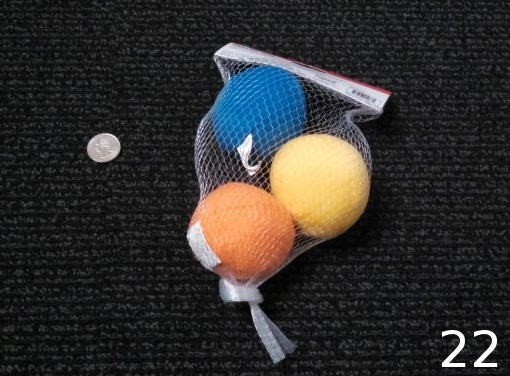
//> input picture blob_detector/old junk files/blob_detector_ ShervinEmamiHSV/balls.jpg, 510 x 376 px
$ ./blobDetectorEmami   (built with g++ and OpenCV 4)
//> lines starting //> are read from the running program, lines starting //| are printed output that depends on the picture
////////////////////////////////////////////////////////////////////////
// blobDetector.cpp
// Author Ian Hamilton
// imhamilton@users.noreply.github.com
//  2015 Feb 15th
//
// This file detects and identifies objects
// This will be incorporated into Team Robomakery's Slim robot for the
// Amazon Picking Challenge
//
///////////////////////////////////////////////////////////////////////

#include <cv.h>
#include <opencv/highgui.h>
#include <iostream>
#include <string>
//#include "color_conversion.h"

using namespace cv;

IplImage* convertImageRGBtoHSV(const IplImage *imageRGB);

int main( int argc, char** argv )
{
  IplImage *imRGB;
  imRGB=cvLoadImage("./balls.jpg");
//> imRGB is the input picture: 376 rows x 510 cols, CV_8UC3; mean B, G, R 46, 47.8, 50
  if(imRGB == NULL)
	return 0;

  IplImage *imHSV;
  imHSV = convertImageRGBtoHSV(imRGB);	// Allocates a new HSV image.

  //cvShowImage("RGB", imRGB);
  cvShowImage("HSV Emami", imHSV);
  cvWaitKey();
  cvReleaseImage(&imHSV);		// Frees the new HSV image.
  cvReleaseImage(&imRGB);		// Frees the original RGB image.

 waitKey(0);

 return 0;
}


//convertImageRGBtoHSV function created by Shervin Emami
//http://www.shervinemami.info/colorConversion.html
IplImage* convertImageRGBtoHSV(const IplImage *imageRGB)
{
	float fR, fG, fB;
	float fH, fS, fV;
	const float FLOAT_TO_BYTE = 255.0f;
	const float BYTE_TO_FLOAT = 1.0f / FLOAT_TO_BYTE;

	// Create a blank HSV image
	IplImage *imageHSV = cvCreateImage(cvGetSize(imageRGB), 8, 3);
	if (!imageHSV || imageRGB->depth != 8 || imageRGB->nChannels != 3) {
		printf("ERROR in convertImageRGBtoHSV()! Bad input image.\n");
		exit(1);
	}

	int h = imageRGB->height;		// Pixel height.
//> h = 376
	int w = imageRGB->width;		// Pixel width.
//> w = 510
	int rowSizeRGB = imageRGB->widthStep;	// Size of row in bytes, including extra padding.
//> rowSizeRGB = 1530
	char *imRGB = imageRGB->imageData;	// Pointer to the start of the image pixels.
	int rowSizeHSV = imageHSV->widthStep;	// Size of row in bytes, including extra padding.
//> rowSizeHSV = 1532
	char *imHSV = imageHSV->imageData;	// Pointer to the start of the image pixels.
//> imHSV = ""
	for (int y=0; y<h; y++) {
		for (int x=0; x<w; x++) {
			// Get the RGB pixel components. NOTE that OpenCV stores RGB pixels in B,G,R order.
			uchar *pRGB = (uchar*)(imRGB + y*rowSizeRGB + x*3);
			int bB = *(uchar*)(pRGB+0);	// Blue component
			int bG = *(uchar*)(pRGB+1);	// Green component
			int bR = *(uchar*)(pRGB+2);	// Red component

			// Convert from 8-bit integers to floats.
			fR = bR * BYTE_TO_FLOAT;
			fG = bG * BYTE_TO_FLOAT;
			fB = bB * BYTE_TO_FLOAT;

			// Convert from RGB to HSV, using float ranges 0.0 to 1.0.
			float fDelta;
			float fMin, fMax;
			int iMax;
			// Get the min and max, but use integer comparisons for slight speedup.
			if (bB < bG) {
				if (bB < bR) {
					fMin = fB;
					if (bR > bG) {
						iMax = bR;
						fMax = fR;
					}
					else {
						iMax = bG;
						fMax = fG;
					}
				}
				else {
					fMin = fR;
					fMax = fG;
					iMax = bG;
				}
			}
			else {
				if (bG < bR) {
					fMin = fG;
					if (bB > bR) {
						fMax = fB;
						iMax = bB;
					}
					else {
						fMax = fR;
						iMax = bR;
					}
				}
				else {
					fMin = fR;
					fMax = fB;
					iMax = bB;
				}
			}
			fDelta = fMax - fMin;
			fV = fMax;				// Value (Brightness).
			if (iMax != 0) {			// Make sure it's not pure black.
				fS = fDelta / fMax;		// Saturation.
				float ANGLE_TO_UNIT = 1.0f / (6.0f * fDelta);	// Make the Hues between 0.0 to 1.0 instead of 6.0
				if (iMax == bR) {		// between yellow and magenta.
					fH = (fG - fB) * ANGLE_TO_UNIT;
				}
				else if (iMax == bG) {		// between cyan and yellow.
					fH = (2.0f/6.0f) + ( fB - fR ) * ANGLE_TO_UNIT;
				}
				else {				// between magenta and cyan.
					fH = (4.0f/6.0f) + ( fR - fG ) * ANGLE_TO_UNIT;
				}
				// Wrap outlier Hues around the circle.
				if (fH < 0.0f)
					fH += 1.0f;
				if (fH >= 1.0f)
					fH -= 1.0f;
			}
			else {
				// color is pure Black.
				fS = 0;
				fH = 0;	// undefined hue
			}

			// Convert from floats to 8-bit integers.
			int bH = (int)(0.5f + fH * 255.0f);
			int bS = (int)(0.5f + fS * 255.0f);
			int bV = (int)(0.5f + fV * 255.0f);

			// Clip the values to make sure it fits within the 8bits.
			if (bH > 255)
				bH = 255;
			if (bH < 0)
				bH = 0;
			if (bS > 255)
				bS = 255;
			if (bS < 0)
				bS = 0;
			if (bV > 255)
				bV = 255;
			if (bV < 0)
				bV = 0;

			// Set the HSV pixel components.
			uchar *pHSV = (uchar*)(imHSV + y*rowSizeHSV + x*3);
			*(pHSV+0) = bH;		// H component
			*(pHSV+1) = bS;		// S component
			*(pHSV+2) = bV;		// V component
		}
	}
//> this loop made 376 passes
//> (fR, fG, fB, fV, fS, fH) on passes 1 to 3: (0.098, 0.098, 0.106, 0.106, 0.0741, 0.667), (0.0824, 0.0824, 0.0902, 0.0902, 0.087, 0.667), (0.0588, 0.0588, 0.0667, 0.0667, 0.118, 0.667)
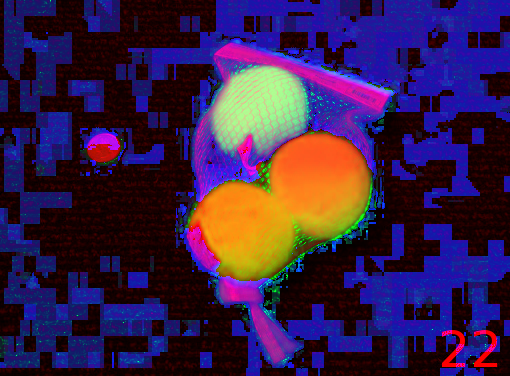
//> imageHSV: 376 rows x 510 cols, CV_8UC3; mean B, G, R 74, 31.6, 56.1
//> after the loop, fR = 0.0627; fG = 0.0627; fB = 0.0627; fV = 0.0627; fS = 0; fH = nan
	return imageHSV;
}
